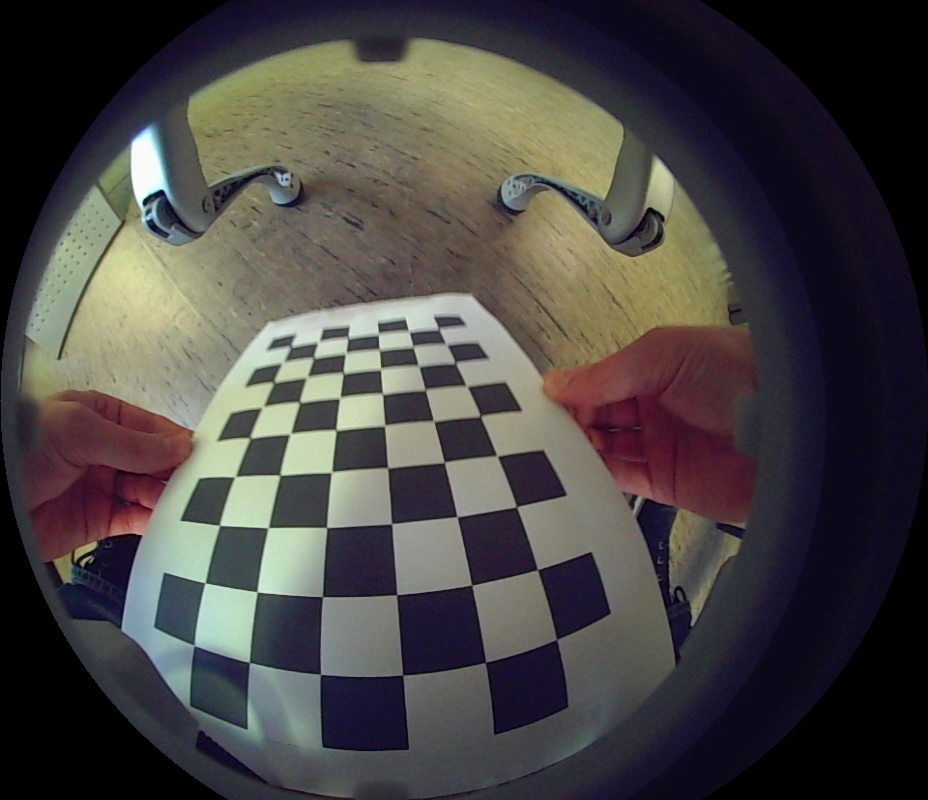
#> input picture fisheye_calibration/05_59_46_858.jpg, 928 x 800 px; its folder holds 4 pictures in this run
$ python calibrate.py
#> lines starting #> are read from the running program, lines starting #| are printed output that depends on the picture
import glob
import os
import numpy as np
import cv2
assert cv2.__version__[
    0] >= '3', 'The fisheye module requires opencv version >= 3.0.0'

# NOTE: currently only test code!

CHECKERBOARD = (6, 9)

subpix_criteria = (cv2.TERM_CRITERIA_EPS+cv2.TERM_CRITERIA_MAX_ITER, 30, 0.1)
calibration_flags = cv2.fisheye.CALIB_RECOMPUTE_EXTRINSIC + \
    cv2.fisheye.CALIB_CHECK_COND+cv2.fisheye.CALIB_FIX_SKEW

objp = np.zeros((1, CHECKERBOARD[0]*CHECKERBOARD[1], 3), np.float32)

objp[0, :, :2] = np.mgrid[0:CHECKERBOARD[0],
                          0:CHECKERBOARD[1]].T.reshape(-1, 2)

_img_shape = None
objpoints = []  # 3d point in real world space
imgpoints = []  # 2d points in image plane.

images = glob.glob('./fisheye_calibration/*.jpg')

for fname in images:
    img = cv2.imread(fname)
#> img is the input picture: shape (800, 928, 3); mean B, G, R 67.7, 69, 72.4
    if _img_shape == None:
        _img_shape = img.shape[:2]
    else:
        assert _img_shape == img.shape[:2], "All images must share the same size."

    gray = cv2.cvtColor(img, cv2.COLOR_BGR2GRAY)
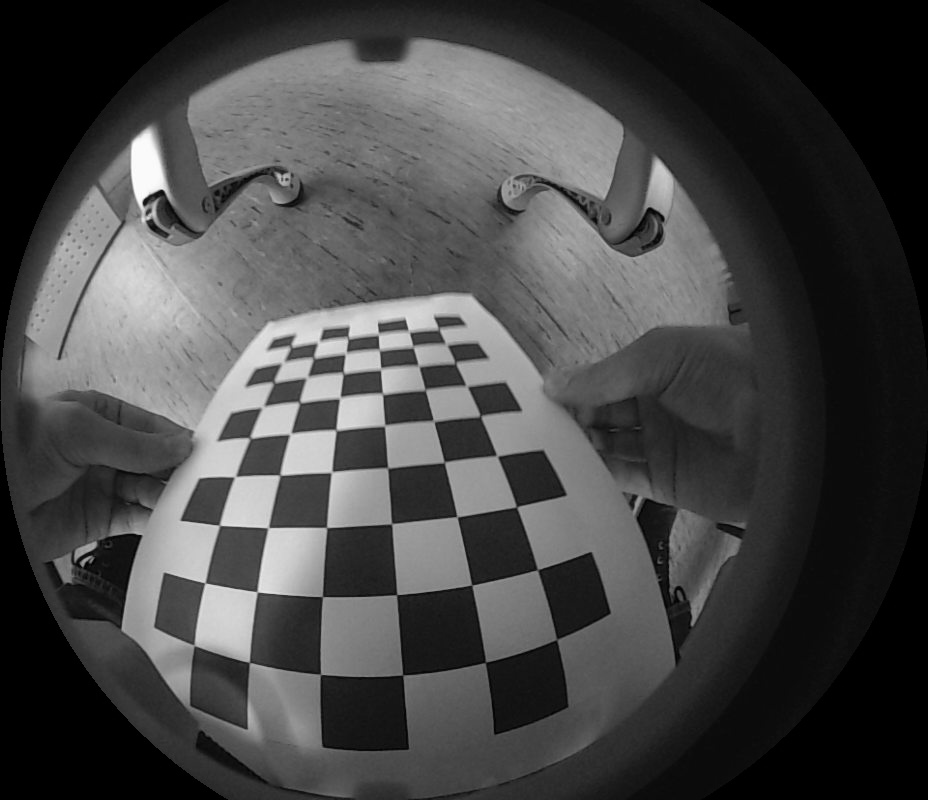
#> gray: shape (800, 928); min 0, max 254, mean 69.9
    # Find the chess board corners
    ret, corners = cv2.findChessboardCorners(
        gray, CHECKERBOARD, cv2.CALIB_CB_ADAPTIVE_THRESH+cv2.CALIB_CB_FAST_CHECK+cv2.CALIB_CB_NORMALIZE_IMAGE)
#> ret = True; corners = 54 rows, first 8: [291, 346.7], [320.2, 339.5], [347.8, 337.3], [378.2, 336.2], [412, 335], [438.6, 328.5], [285, 360.5], [313.1, 357.4]
    # If found, add object points, image points (after refining them)
    if ret == True:
        objpoints.append(objp)
        cv2.cornerSubPix(gray, corners, (3, 3), (-1, -1), subpix_criteria)
        imgpoints.append(corners)
#> pass 2 of the loop `for fname in images:`:
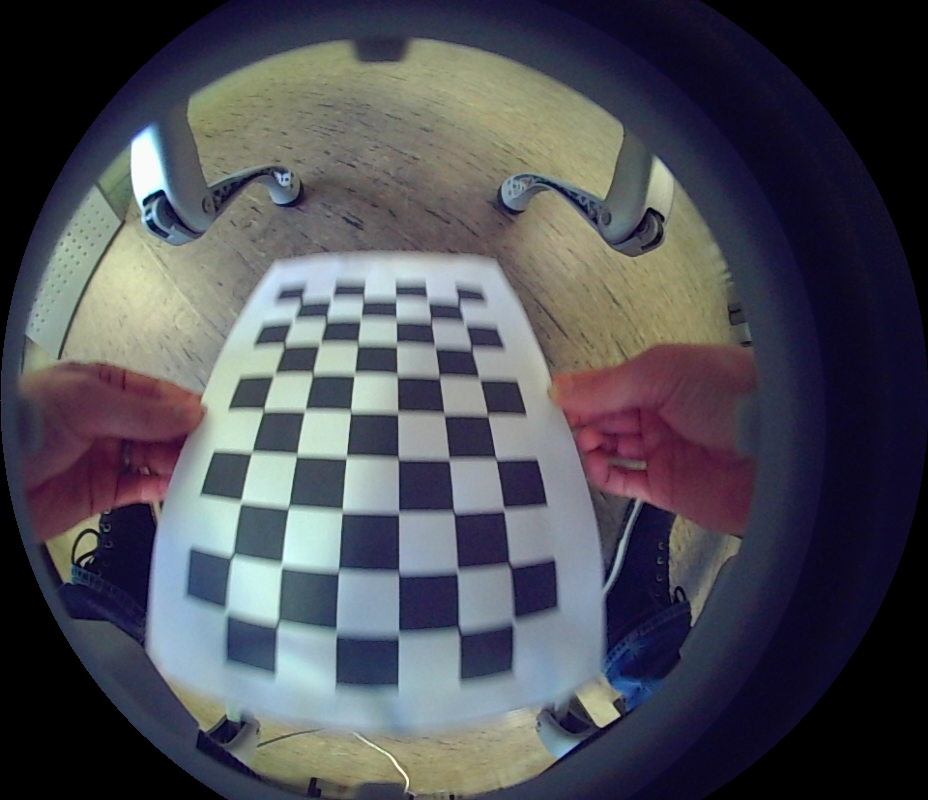
#> input picture fisheye_calibration/05_59_47_563.jpg, 928 x 800 px
#> img is the input picture: shape (800, 928, 3); mean B, G, R 86, 78, 77.4
#> `gray = cv2.cvtColor(img, cv2.COLOR_BGR2GRAY)`:
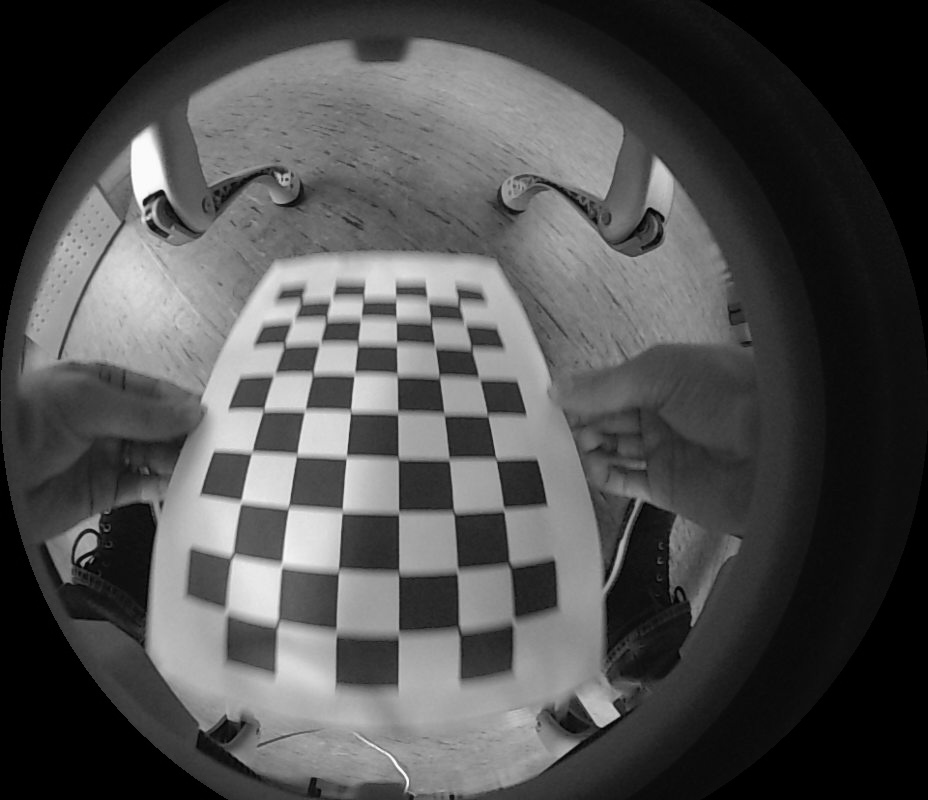
#> gray: shape (800, 928); min 0, max 255, mean 78.7
#> corners = 54 rows, first 8: [301, 301], [331.5, 298], [363, 299.2], [396, 298.5], [427.5, 301], [459, 301.5], [293.5, 320.5], [325.5, 319.5]
#> pass 3 of the loop `for fname in images:`:
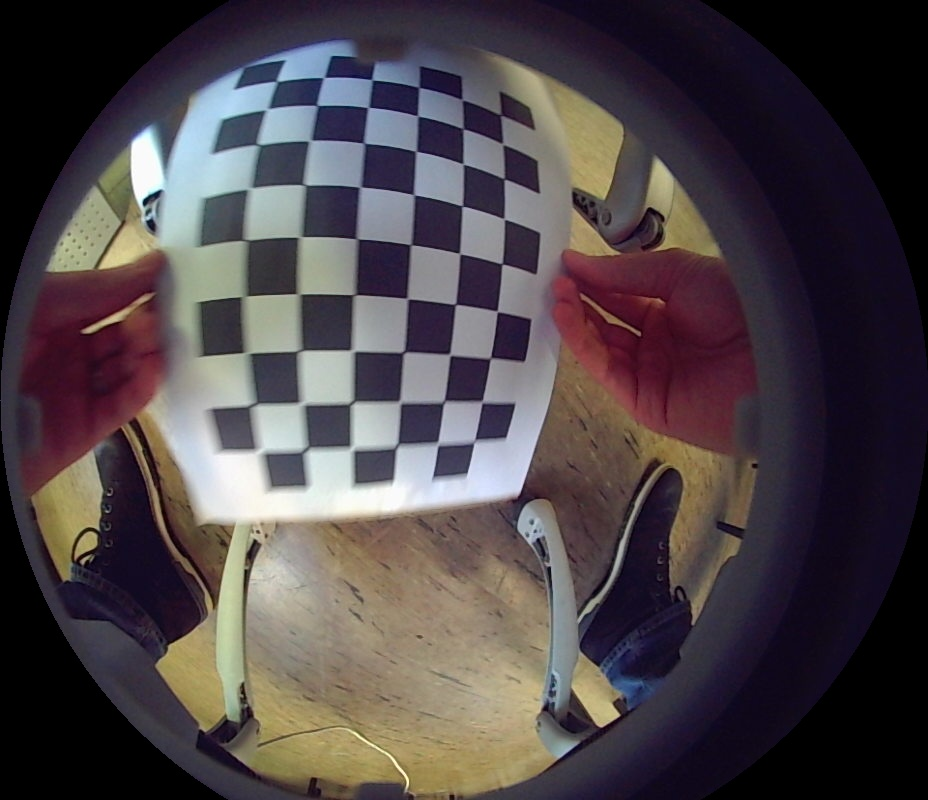
#> input picture fisheye_calibration/05_59_49_666.jpg, 928 x 800 px
#> img is the input picture: shape (800, 928, 3); mean B, G, R 72.1, 68.9, 77.2
#> `gray = cv2.cvtColor(img, cv2.COLOR_BGR2GRAY)`:
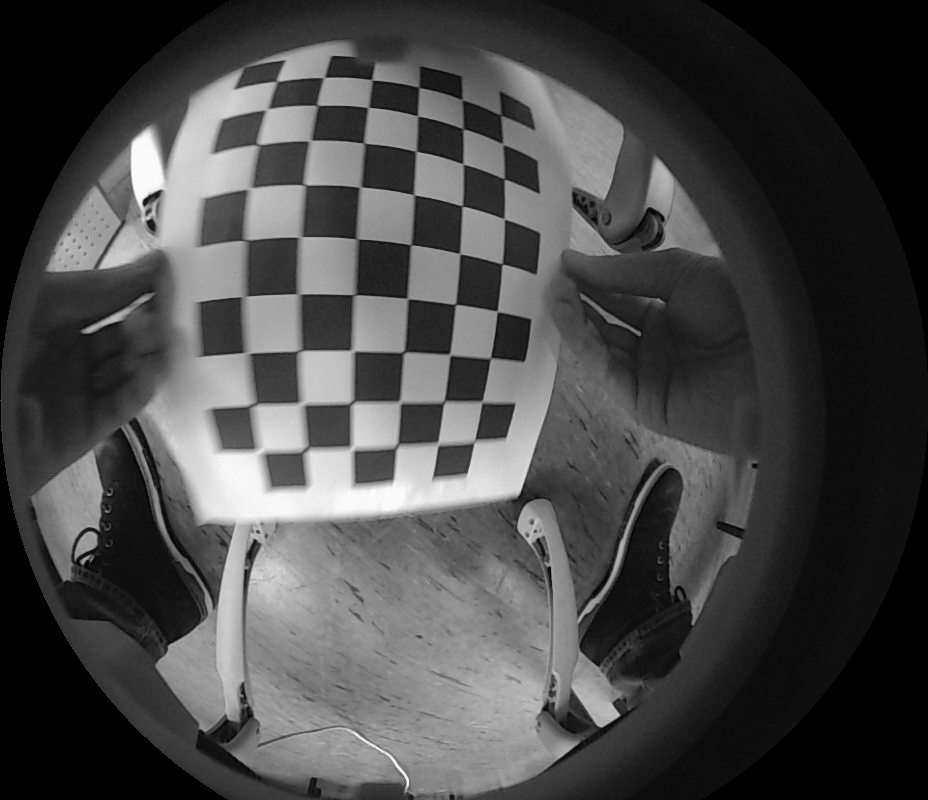
#> gray: shape (800, 928); min 0, max 255, mean 71.7
#> corners = 54 rows, first 8: [276.5, 81.5], [322.9, 77.83], [371.2, 78.89], [419, 87.42], [461.3, 98.58], [501.3, 114.9], [267.6, 108.2], [315.6, 105.3]
#> the loop made 4 passes; the first 3 are shown

N_OK = len(objpoints)
K = np.zeros((3, 3))
D = np.zeros((4, 1))
rvecs = [np.zeros((1, 1, 3), dtype=np.float64) for i in range(N_OK)]
tvecs = [np.zeros((1, 1, 3), dtype=np.float64) for i in range(N_OK)]
rms, _, _, _, _ = \
#> (the run stopped early here; a loop or call above may not have finished)
